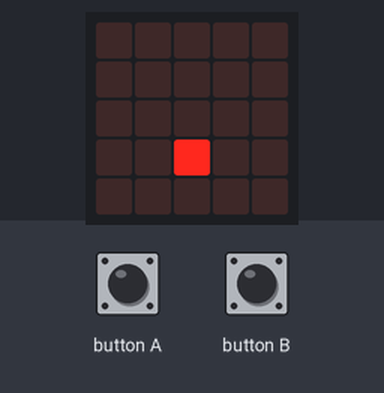
The program below on a simulated BBC micro:bit running MicroPython. On the bench: the board's 5×5 LED display. The inputs (shaded band) are chosen by the test bench.

Above: at 1.2 s.
1.3 s: button A pressed for 0.25 s
At 1.9 s:
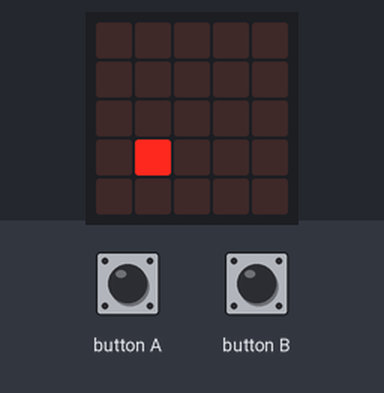
3.1 s: button B pressed for 1 s
At 5.0 s:
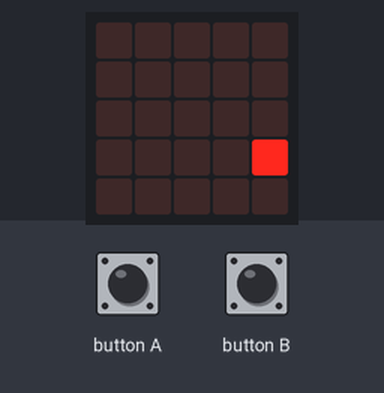
5.6 s: button A pressed for 1 s
At 7.2 s:
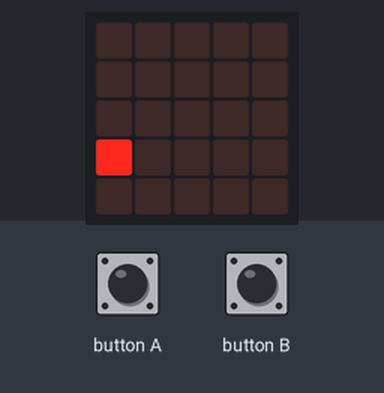
8.1 s: button B pressed for 0.25 s
At 8.9 s:
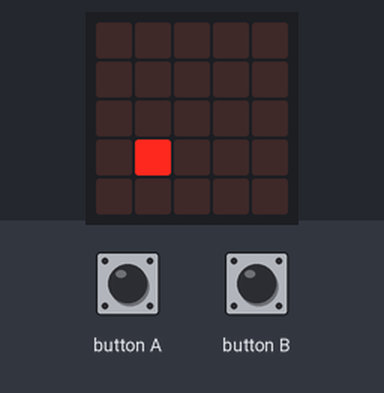
9.9 s: button B pressed for 3.2 s
At 10.53 s:
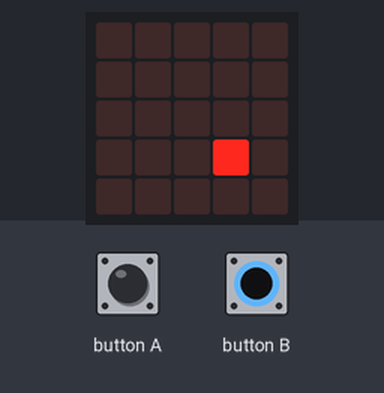
Timing chart, 0 to 12.9 s (numbered marks = the images above; inputs shaded):
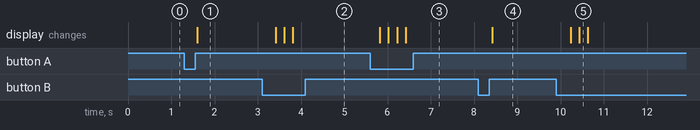

Measured:
- after the input at 1.3 s, the display: changes after 0.31 s (image 1)
- after the input at 3.1 s, the display: first changes after 0.31 s (image 2 shows a later state)
- after the input at 5.6 s, the display: first changes after 0.22 s (image 3 shows a later state)
- after the input at 8.1 s, the display: changes after 0.33 s (image 4)
- after the input at 9.9 s, the display: first changes after 0.33 s (image 5 shows a later state)

The program:

Falling_Blocks.py
```python
from microbit import *
from random import randint

count = 0
fruitlist = [[0,0,0],[0,0,0],[0,0,0]]
score = 0
player = 2
field = ["00000:",
         "00000:",
         "00000:",
         "00900:"]

def convertBin(num):
    binary = [16,8,4,2,1]
    fin = ""
    for x in binary:
        if (num - x) >= 0:
            fin += "9"
            num = num - x
        else:
            fin += "0"
    return fin

def changePixel(x,y,val):
    fin = ""
    start = field[y]
    for i in range(0,5):
        if i == x:
            fin += val
        else:
            fin += start[i]
    return fin

def down():
    changePixel(fruitlist[0][0],fruitlist[0][1],"0")
    fruitlist[0][1] += 1
    changePixel(fruitlist[0][0],fruitlist[0][1],"9")

def movePlayer(position):
    field[3] = "00000:"
    field[3] = changePixel(player,3,"9")

def drawScreen():
    x = convertBin(score)

    img = Image(field[0] +
                field[1] +
                field[2] +
                field[3] +
                x + ":")

    display.show(img)

changePixel(0,0,"9")

while True:

    drawScreen()

    if button_a.is_pressed() and player != 0:
        player -= 1
        movePlayer(player)
    elif button_b.is_pressed() and player != 4:
        player += 1
        movePlayer(player)

    if count == 5:
        down()
        if fruitlist[0][1] == 4:
            changePixel(fruitlist[0][0],fruitlist[0][1],"0")
            fruitlist[0][0] = 0
            fruitlist[0][1] = 0
            fruitlist[0][2] = 0
            changePixel(fruitlist[0][0],fruitlist[0][1],"9")

    count += 1
    sleep(200)
```
